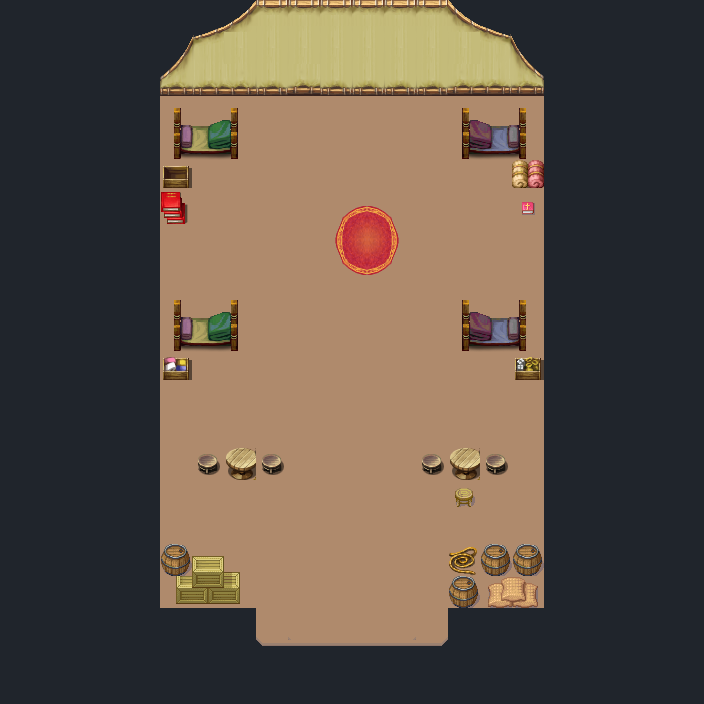

Tiled map render using the project's own tile images. Description and the map definition, with tile-layer contents summarised, below:
An orthogonal 22x22 tile map with 32x32 px tiles, 2 tile layers (Kachelebene 1, Kachelebene 2), 3 tilesets.

<map version="1.0" orientation="orthogonal" renderorder="right-down" width="22" height="22" tilewidth="32" tileheight="32">
 <tileset firstgid="1" name="tentInterior" tilewidth="32" tileheight="32">
  <image source="tentInterior.png" width="256" height="800" />
  <tile id="37">
   <properties>
    <property name="back" value="true" />
   </properties>
  </tile>
  <tile id="38">
   <properties>
    <property name="back" value="true" />
   </properties>
  </tile>
  <tile id="39">
   <properties>
    <property name="back" value="true" />
   </properties>
  </tile>
 </tileset>
 <tileset firstgid="201" name="tentExterior" tilewidth="32" tileheight="32">
  <image source="tentExterior.png" width="512" height="512" />
  <tile id="16">
   <properties>
    <property name="blocked" value="true" />
   </properties>
  </tile>
  <tile id="17">
   <properties>
    <property name="blocked" value="true" />
   </properties>
  </tile>
  <tile id="18">
   <properties>
    <property name="blocked" value="true" />
   </properties>
  </tile>
  <tile id="19">
   <properties>
    <property name="blocked" value="true" />
   </properties>
  </tile>
  <tile id="20">
   <properties>
    <property name="blocked" value="true" />
   </properties>
  </tile>
  <tile id="21">
   <properties>
    <property name="blocked" value="true" />
   </properties>
  </tile>
  <tile id="22">
   <properties>
    <property name="blocked" value="true" />
   </properties>
  </tile>
  <tile id="24">
   <properties>
    <property name="blocked" value="true" />
   </properties>
  </tile>
  <tile id="25">
   <properties>
    <property name="blocked" value="true" />
   </properties>
  </tile>
  <tile id="26">
   <properties>
    <property name="blocked" value="true" />
   </properties>
  </tile>
  <tile id="32">
   <properties>
    <property name="blocked" value="true" />
   </properties>
  </tile>
  <tile id="33">
   <properties>
    <property name="blocked" value="true" />
   </properties>
  </tile>
  <tile id="34">
   <properties>
    <property name="blocked" value="true" />
   </properties>
  </tile>
  <tile id="35">
   <properties>
    <property name="blocked" value="true" />
   </properties>
  </tile>
  <tile id="36">
   <properties>
    <property name="blocked" value="true" />
   </properties>
  </tile>
  <tile id="37">
   <properties>
    <property name="blocked" value="true" />
   </properties>
  </tile>
  <tile id="38">
   <properties>
    <property name="blocked" value="true" />
   </properties>
  </tile>
  <tile id="40">
   <properties>
    <property name="blocked" value="true" />
   </properties>
  </tile>
  <tile id="41">
   <properties>
    <property name="blocked" value="true" />
   </properties>
  </tile>
  <tile id="42">
   <properties>
    <property name="blocked" value="true" />
   </properties>
  </tile>
 </tileset>
 <tileset firstgid="457" name="tentInner" tilewidth="32" tileheight="32">
  <image source="tentInner.png" width="320" height="192" />
 </tileset>
 <layer name="Kachelebene 1" width="22" height="22">
  <data>[484 cells, 484 non-empty, 8 distinct tile ids]</data>
 </layer>
 <layer name="Kachelebene 2" width="22" height="22">
  <data>[484 cells, 95 non-empty, 57 distinct tile ids]</data>
 </layer>
</map>
